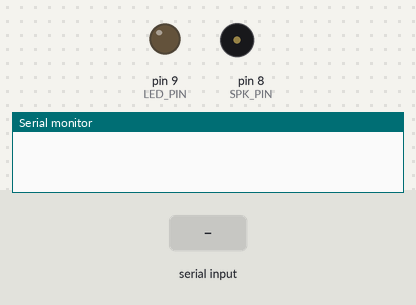
This sketch was run on a simulated Arduino Uno, built with avr-gcc and run on an emulated ATmega328P. Shown: output pins drawn as LEDs (lit = HIGH), buzzer (waves = sounding), the last lines printed to the serial monitor. Inputs (shaded band) come from the test bench.

Above: at 1.2 s.
1.3 s: "90 45\n" received over Serial
At 1.45 s:
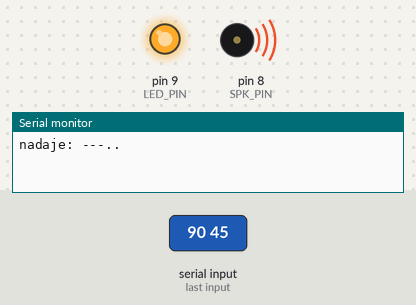
Timing chart, 0 to 10.3 s (numbered marks = the images above; inputs shaded):
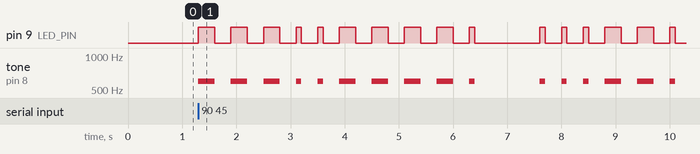

Measured:
- after the input at 1.3 s, pin 9 (LED_PIN): LOW → HIGH at once, → LOW 0.30 s later, → HIGH 0.30 s later, → LOW 0.30 s later, … (32 changes in this stretch); tone on pin 8 (SPK_PIN): plays 600 Hz for 0.30 s, 600 Hz for 0.30 s, 600 Hz for 0.30 s, 600 Hz for 0.10 s, 600 Hz for 0.10 s, 600 Hz for 0.30 s … (16 notes in this stretch), starting at once

The sketch:

MorseDecoder_zad7.ino
```cpp
/// Mors Encoder
/// Systemy wbudowane * 2013
///////////////////////////////

#include "MorsTabela.h"

const int LED_PIN = 9;
const int SPK_PIN = 8;

const int DOT_DELAY   = 100;
const int DASH_DELAY  = DOT_DELAY * 3; // kreska musi trwac co najmniej 3x kropka
const int SPACE_DELAY = DASH_DELAY;  // miedzy pojedynczymi znakami
const int WORD_DELAY  = DASH_DELAY * 3; // miedzy wyrazami

int SOUND_FREQ  = 600;

/////////////////////////////////////////////

void emit_(const int duration) {
	tone(SPK_PIN, SOUND_FREQ); digitalWrite(LED_PIN, HIGH);
	delay(duration);
	noTone(SPK_PIN); digitalWrite(LED_PIN, LOW);
}

const char* lookup(int c) {

	if (isdigit(c)) return number_table[c - '0'];
	if (isalpha(c)) return letter_table[toLowerCase(c) - 'a'];
	if (c == ' ')   return " ";
	return "\0";
}

void emit_signal(int c) {
	const char* s = lookup(c);
	Serial.print("nadaje: ");
	Serial.println(s);
	while(*s != '\0') {
		switch(*(s++)) {
		case '.': emit_(DOT_DELAY);  break;
		case '-': emit_(DASH_DELAY); break;
		case ' ': delay(WORD_DELAY); continue;
		default:;
		}
		delay(SPACE_DELAY);
	}
}

//////////////////////////////////////////////

void setup() {
	pinMode(LED_PIN, OUTPUT);
	pinMode(SPK_PIN, OUTPUT);
	Serial.begin(9600);
}

void loop() {
	//digitalWrite(LED_PIN, HIGH);
	//SOUND_FREQ = analogRead(1)+50;
	while (Serial.available() > 0) {
		int r = Serial.read();
		//Serial.print((char)r);
		emit_signal(r);
	}
}
```

MorsTabela.h
```cpp
/// Tablica konwersji znak -> mors(znak)

const char* letter_table[] = {
	".-",     // A
	"-...",   // B
	"-.-.",   // C
	"-..",    // D
	".",      // E
	"..-.",   // F
	"--.",    // G
	"....",   // H
	"..",     // I
	".---",   // J
	"-.-",    // K
	".-..",   // L
	"--",     // M
	"-.",     // N
	"---",    // O
	".--.",   // P
	"--.-",   // Q
	".-.",    // R
	"...",    // S
	"-",      // T
	"..-",    // U
	"...-",   // V
	".--",    // W
	"-..-",   // X
	"-.--",   // Y
	"--.."    // Z
};

const char * number_table[] = {
	"----.",  // 0
	"-----",  // 1
	".----",  // 2
	"..---",  // 3
	"...--",  // 4
	"....-",  // 5
	".....",  // 6
	"-....",  // 7
	"--...",  // 8
	"---..",  // 9
};
```
